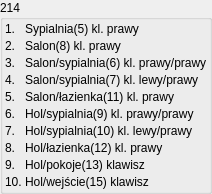
           <widget class="QGroupBox" name="groupBox_10">
            <property name="title">
             <string>214</string>
            </property>
            <layout class="QFormLayout" name="formLayout_8">
             <property name="horizontalSpacing">
              <number>3</number>
             </property>
             <property name="verticalSpacing">
              <number>3</number>
             </property>
             <property name="leftMargin">
              <number>2</number>
             </property>
             <property name="topMargin">
              <number>2</number>
             </property>
             <property name="rightMargin">
              <number>2</number>
             </property>
             <property name="bottomMargin">
              <number>2</number>
             </property>
             <item row="0" column="0">
              <widget class="QLabel" name="label_199">
               <property name="text">
                <string>1.</string>
               </property>
              </widget>
             </item>
             <item row="0" column="1">
              <widget class="QLabel" name="label_200">
               <property name="text">
                <string>Sypialnia(5) kl. prawy</string>
               </property>
              </widget>
             </item>
             <item row="1" column="0">
              <widget class="QLabel" name="label_201">
               <property name="text">
                <string>2.</string>
               </property>
              </widget>
             </item>
             <item row="1" column="1">
              <widget class="QLabel" name="label_202">
               <property name="text">
                <string>Salon(8) kl. prawy</string>
               </property>
              </widget>
             </item>
             <item row="2" column="0">
              <widget class="QLabel" name="label_206">
               <property name="text">
                <string>3.</string>
               </property>
              </widget>
             </item>
             <item row="2" column="1">
              <widget class="QLabel" name="label_205">
               <property name="text">
                <string>Salon/sypialnia(6) kl. prawy/prawy</string>
               </property>
              </widget>
             </item>
             <item row="3" column="0">
              <widget class="QLabel" name="label_204">
               <property name="text">
                <string>4.</string>
               </property>
              </widget>
             </item>
             <item row="3" column="1">
              <widget class="QLabel" name="label_203">
               <property name="text">
                <string>Salon/sypialnia(7) kl. lewy/prawy</string>
               </property>
              </widget>
             </item>
             <item row="4" column="0">
              <widget class="QLabel" name="label_207">
               <property name="text">
                <string>5.</string>
               </property>
              </widget>
             </item>
             <item row="4" column="1">
              <widget class="QLabel" name="label_208">
               <property name="text">
                <string>Salon/łazienka(11) kl. prawy</string>
               </property>
              </widget>
             </item>
             <item row="5" column="0">
              <widget class="QLabel" name="label_210">
               <property name="text">
                <string>6.</string>
               </property>
              </widget>
             </item>
             <item row="5" column="1">
              <widget class="QLabel" name="label_209">
               <property name="text">
                <string>Hol/sypialnia(9) kl. prawy/prawy</string>
               </property>
              </widget>
             </item>
             <item row="6" column="0">
              <widget class="QLabel" name="label_211">
               <property name="text">
                <string>7.</string>
               </property>
              </widget>
             </item>
             <item row="6" column="1">
              <widget class="QLabel" name="label_212">
               <property name="text">
                <string>Hol/sypialnia(10) kl. lewy/prawy</string>
               </property>
              </widget>
             </item>
             <item row="7" column="0">
              <widget class="QLabel" name="label_213">
               <property name="text">
                <string>8.</string>
               </property>
              </widget>
             </item>
             <item row="7" column="1">
              <widget class="QLabel" name="label_214">
               <property name="text">
                <string>Hol/łazienka(12) kl. prawy</string>
               </property>
              </widget>
             </item>
             <item row="8" column="0">
              <widget class="QLabel" name="label_215">
               <property name="text">
                <string>9.</string>
               </property>
              </widget>
             </item>
             <item row="8" column="1">
              <widget class="QLabel" name="label_216">
               <property name="text">
                <string>Hol/pokoje(13) klawisz</string>
               </property>
              </widget>
             </item>
             <item row="9" column="0">
              <widget class="QLabel" name="label_217">
               <property name="text">
                <string>10.</string>
               </property>
              </widget>
             </item>
             <item row="9" column="1">
              <widget class="QLabel" name="label_218">
               <property name="text">
                <string>Hol/wejście(15) klawisz</string>
               </property>
              </widget>
             </item>
            </layout>
           </widget>
